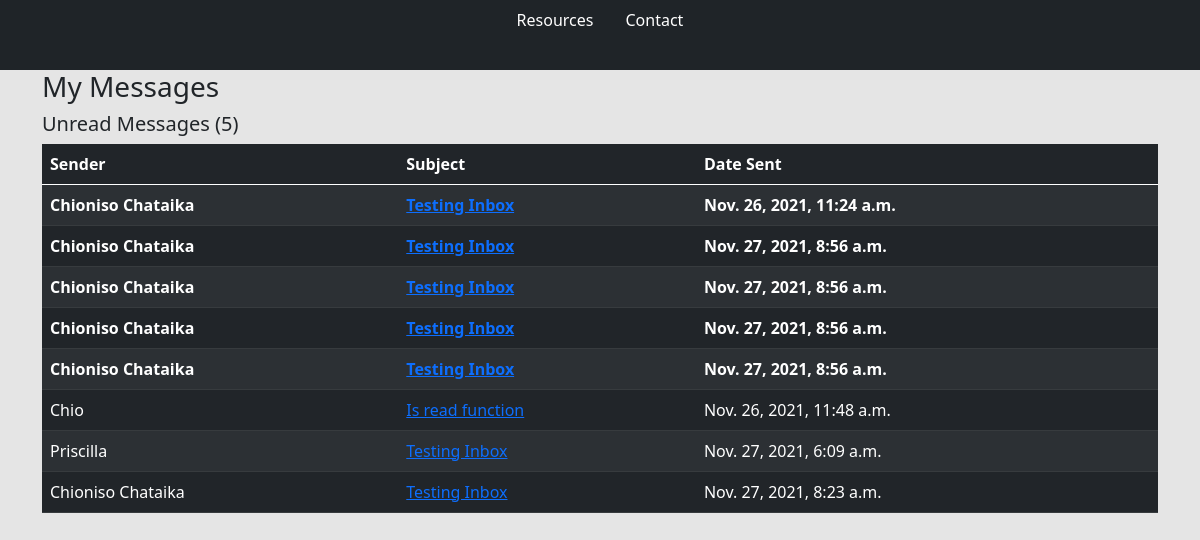
Before: /inbox/ with the older database file.
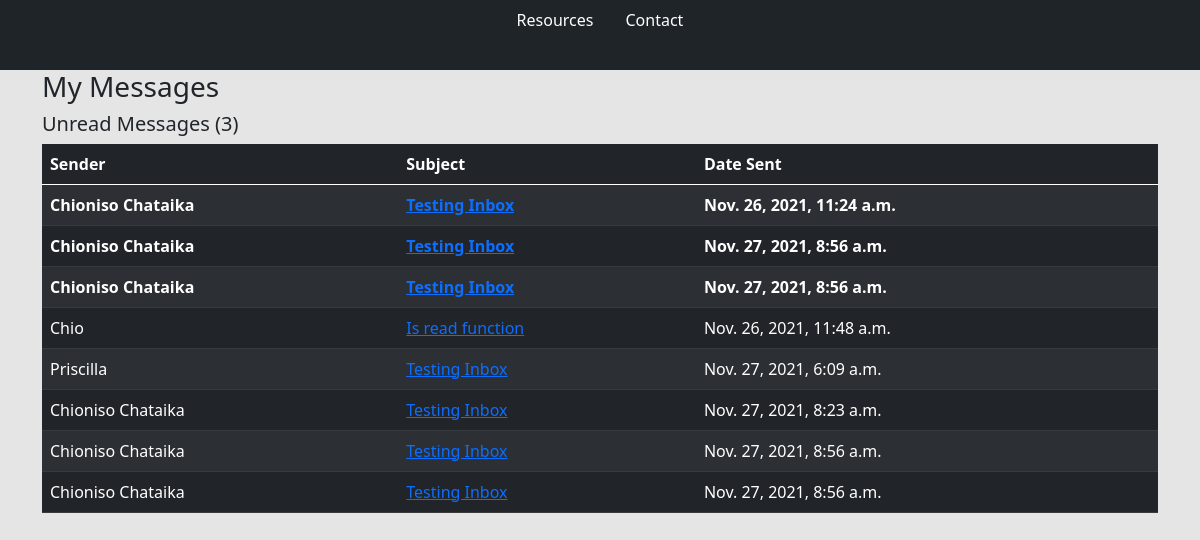
After: the same page with the newer database file.
### base/models.py (models this page shows, shortened)
class Message(models.Model):
    name = models.CharField(max_length=200, null=True)
    email = models.CharField(max_length=200, null=True)
    subject = models.CharField(max_length=200, null=True)
    body = models.TextField()
    is_read = models.BooleanField(default=False)
    created = models.DateTimeField(auto_now_add=True)
    id = models.UUIDField(default=uuid.uuid4, unique=True,
                          primary_key=True, editable=False)

### base/views.py (the view)
# urls.py: path('inbox/', views.inboxPage, name="inbox"),
def inboxPage(request):
    inbox = Message.objects.all().order_by('is_read')
    unreadCount = Message.objects.filter(is_read=False).count()
    context = {'inbox': inbox, 'unreadCount': unreadCount}
    return render(request, 'base/inbox.html', context)

### base/templates/base/inbox.html
{% extends 'base/main.html' %}
{% load static %}
{% block content %}
<div class="container">
    <h3>My Messages</h3>
    <h5>Unread Messages ({{unreadCount}})</h5>
    <table class="table table-dark table-striped">
        <thead>
            <tr>
                <th>Sender</th>
                <th>Subject</th>
                <th>Date Sent</th>
            </tr>
        </thead>
        <tbody>
            {% for message in inbox %}
            {% if message.is_read %}
        <tr>
            {% else %}
        <tr style="font-weight: 900;">
            {% endif %}
            <td>{{message.name}}</td>
                <td><a href="{% url 'message' message.id %}">{{message.subject}}</a></td>
            <td>{{message.created}}</td>
        </tr>
        {% endfor %}
    </tbody>
</table>
</div>
{% endblock content %}

Changed rows visible on the page:
changed Message (number 7 of 8 on the later page): is_read False → True (drawn); moves down the list
changed Message (number 8 of 8 on the later page): is_read False → True (drawn); moves down the list
Other visible differences:
{{ unreadCount }}: "5" → "3"
